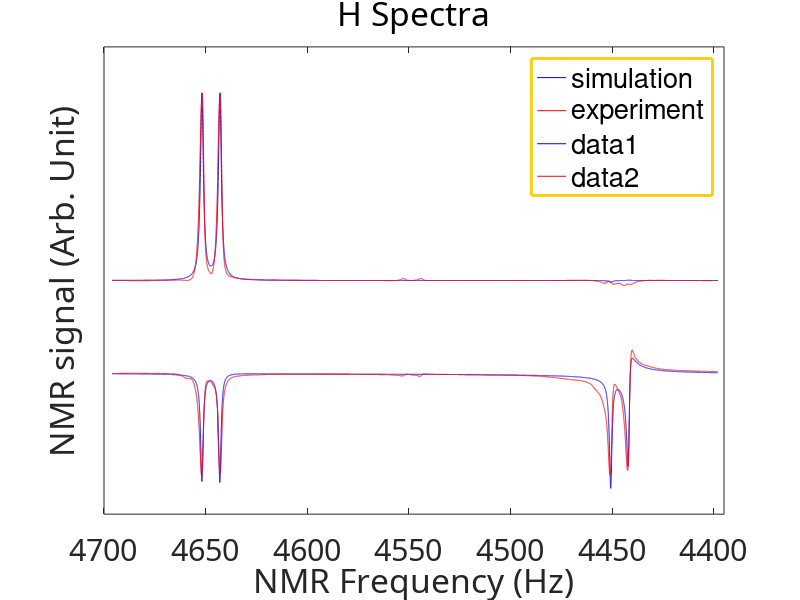

Write MATLAB code to recreate this figure.
clear;

%12.2263



load sim_H.mat

% Max_exp = max(Y);
% Max_sim = max(Y_sim);
% 
% Y = Y*Max_sim/Max_exp*0.9;

ind2 = find(X>4398&X<4696);

Y_sim = Y/1e7;

N2 = length(ind2);

for ii = ind2(1):ind2(N2)
    X_sim(ii) =  X(ii);
end

plot(X_sim(ind2(1):ind2(N2)),Y_sim(ind2(1):ind2(N2)),'b');set(gca,'XDir','reverse');

load exp_H.mat;
ind1 = find(X>4398&X<4696);

N1 = length(ind1);
for ii = ind1(1):ind1(N1)
    X(ii) =  X(ii);
end

Max_exp = max(Y);
Max_sim = max(Y_sim);

rg = Max_sim/Max_exp;

Y = Y*Max_sim/Max_exp;
 ind3 = find(X>4642&X<4644);
 R = Y_sim(7202)/Y(7202);
% %Y(25422) = 2733001818;
 Y(ind3) = R*Y(ind3)*0.99;


 

hold on
plot(X(ind1(1):ind1(N1)),Y(ind1(1):ind1(N1)),'r'); set(gca,'XDir','reverse');


hold on
 
%%%%%%%%%%%%%%%%%%%%%%%%%%%%%%%%%%%%%%%%%%%%%%%%%%%%%%%%%%%%%%%%%%%%%%%%%%%%%%%%%%%%%%%%%%%%%%%%%%%%%%%%%%%%%%%%%%%%%%%%
%set legend
%%%%%%%%%%%%%%%%%%%%%%%%%%%%%%%%%%%%%%%%%%%%%%%%%%%%%%%%%%%%%%%%%%%%%%%%%%%%%%%%%%%%%%%%%%%%%%%%%%%%%%%%%%%%%%%%%%%%%%%%
legend('simulation','experiment');

set(legend,'EdgeColor',[1 0.8 0],'YColor',[1 0.8 0],'XColor',[1 0.8 0],...
    'LineWidth',2,...
    'FontWeight','normal','FontSize',22);
%%%%%%%%%%%%%%%%%%%%%%%%%%%%%%%%%%%%%%%%%%%%%%%%%%%%%%%%%%%%%%%%%%%%%%%%%%%%%%%%%%%%%%%%%%%%%%%%%%%%%%%%%%%%%%%%%%%%%%%%
clear;
load sim_H_g005.mat;
ind1 = find(X>4398&X<4696);

Y_sim = Y/1e7-4;
N1 = length(ind1);
for ii = ind1(1):ind1(N1)
    X_sim(ii) =  X(ii);
end


plot(X_sim(ind1(1):ind1(N1)),Y_sim(ind1(1):ind1(N1)),'b'); set(gca,'XDir','reverse');

load exp_H_g005.mat;
ind1 = find(X>4398&X<4696);

N1 = length(ind1);
for ii = ind1(1):ind1(N1)
    X(ii) =  X(ii);
end

rg = 1.5405e-004;

Max_exp = max(Y);
Max_sim = max(Y_sim+4);

Y = Y*rg-4;
 ind3 = find(X>4620&X<4644);
 R = Y_sim(7202)/Y(7202);
% %Y(25422) = 2733001818;
 Y(ind3) = (R*(Y(ind3)+4)*1.2-4);
 
ind4 = find(X>4647&X<4665);
 R = Y_sim(6371)/Y(6371);
% %Y(25422) = 2733001818;
 Y(ind4) = (R*(Y(ind4)+4)*0.99-4);

ind5 = find(X>4620&X<4680); 
 Y(ind5) = (Y(ind5)+4)*0.87-4; 
 
 ind6 = find(X>4444&X<4515); 
 Y(ind6) = (Y(ind6)+4)*1.2-4; 
 
  ind6 = find(X>4450&X<4552); 
 Y(ind6) = (Y(ind6)+4)*1.2-4;
 
  ind7 = find(X>4441.5&X<4444); 
 Y(ind7) = (Y(ind7)+4)*1.2-4; 
 
hold on
plot(X(ind1(1):ind1(N1)),Y(ind1(1):ind1(N1)),'r'); set(gca,'XDir','reverse');

xlabel({'NMR Frequency (Hz)'},'FontWeight','normal','FontSize',24,...
    'FontName','Calibri');

ylabel({'NMR signal (Arb. Unit)'},'FontWeight','normal','FontSize',24,...
    'FontName','Calibri');

title({'H Spectra'},'FontWeight','normal','FontSize',24,...
   'FontName','Calibri',...
   'FontAngle','normal');
set(gca,'xlim',[4395 4700],'ytick',[],'FontName','Calibri','FontSize',22);

